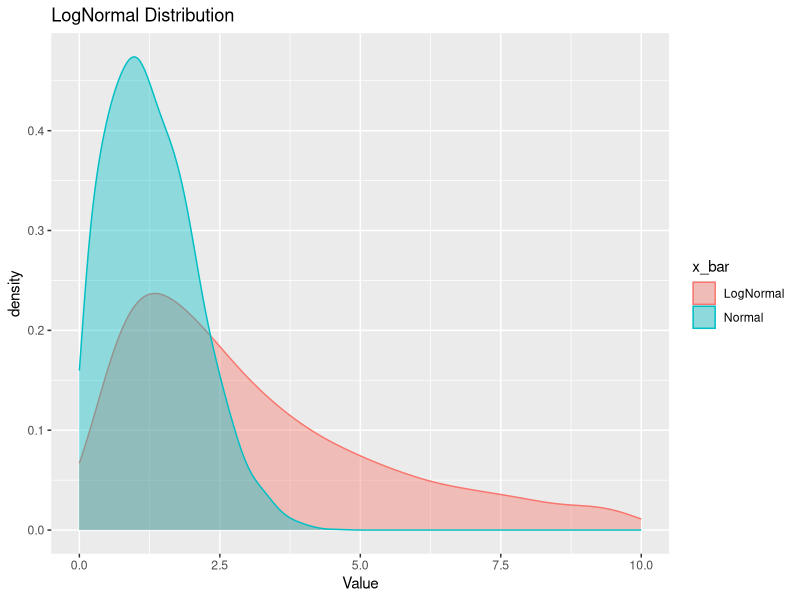
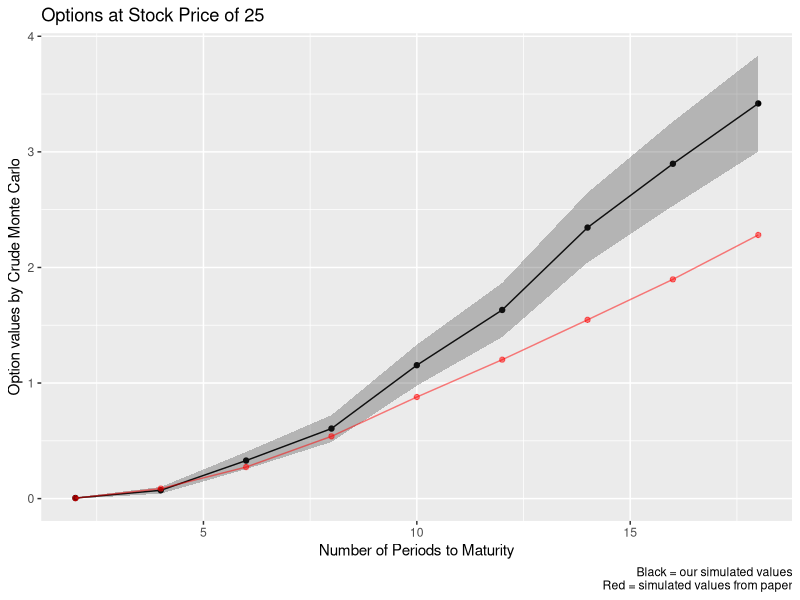
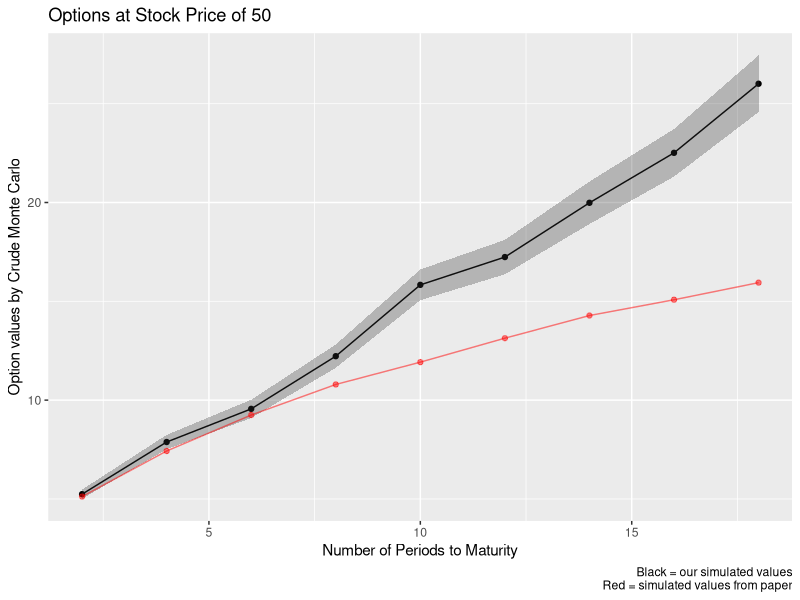
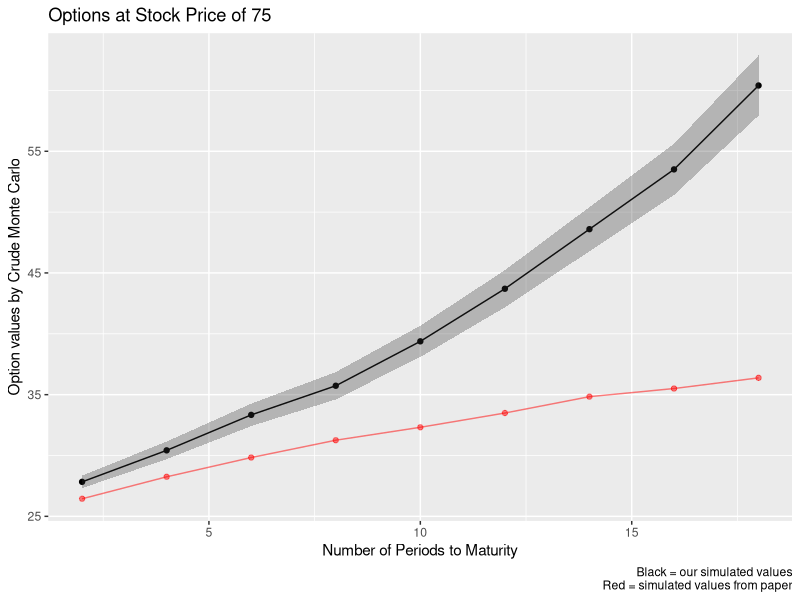

Generate these figures, in order, with R:
## ---- chunk 1
knitr::opts_chunk$set(echo = FALSE)
knitr::opts_chunk$set(fig.width = 5)
knitr::opts_chunk$set(fig.height = 4)
set.seed(400)
library(tidyr)
library(tidyverse)
library(rmarkdown)
library(ggplot2)
library(dbplyr)
library(knitr)
## ---- chunk 2
sample1 <- rnorm(n=1e4, mean=1, sd=1)
sample2 <- rlnorm(n=1e4, mean=1, sd=1)
lognorms <- data.frame(Value = c(sample1, sample2), x_bar = factor(c(rep("Normal", length(sample1)), rep("LogNormal", length(sample2)))))
ggplot(data = lognorms, aes(x = Value, group = x_bar, fill = x_bar, color = x_bar)) +
  geom_density(adjust = 1.5, alpha = .4) + scale_x_continuous(limits =c(0, 10)) + ggtitle("LogNormal Distribution")
## ---- chunk 3
trials = 5000
periods_to_maturity = c(2,4,6,8,10,12,14,16,18,20)
stock_prices = c(25, 50, 75)
stockExerciseRatio = c(0.5, 1, 1.25)
E = 50
r = 0.015
sigma_squared = 0.025 
dividend = 0.25

#chosen from October 2021, but others can be chosen to try to match historical data
yield_points = c(.09,.1,.11,.16,.36)
inflation_rate = 0.062

#rate to be used to evaluate the present day value of an investment
risk_free_rate = function(inflation_rate, period_to_maturity){
  quarters = c(2,4,8,12,20)
  interpolate_yield_curve = approxfun(x = quarters, y = yield_points)
  return(inflation_rate - interpolate_yield_curve(period_to_maturity))
}


# an individual evaluation of a trial for a single option valuation problem
generate_option_val = function(stock_price, r, period_to_maturity, sigma){
  x_tilda = rnorm(periods_to_maturity, mean = 0, sd = 1)
  for (i in 1:period_to_maturity){
    new_q_price = stock_price * exp((r - (sigma^2)/2) + sigma * x_tilda[i])
    #case where trial needs to be restarted from price at quarter t rather than quarter 1(see p. 329 of Boyle(1977))
    if (new_q_price -  dividend <= 0){
      stock_price = generate_option_val(stock_price, r, period_to_maturity - i + 1, sigma)
      break 
    }
    #case where we need to pay out dividends to evaluate new stock price
    else{
      stock_price = new_q_price - dividend
    }
  }
  future_option_value = max(c(stock_price - E, 0))
  return(future_option_value - risk_free_rate(inflation_rate,period_to_maturity)*future_option_value)
}

#simulation looking at the case of 2 quarters to maturity and a stock price of 25 matching
option_vals = rep(NA, trials)
for (i in 1:trials){
  option_vals[i] = generate_option_val(stock_prices[1], r, periods_to_maturity[1],sqrt(sigma_squared))
}
# print(paste("option value: ",mean(option_vals)))
# print(paste("se of estimate: ",sd(option_vals)/(sqrt(trials))))
## ---- chunk 4
set.seed(400)
trials = 5000
periods_to_maturity = c(2,4,6,8,10,12,14,16,18,20)
stock_prices = c(25, 50, 75)
stockExerciseRatio = c(0.5, 1, 1.5)
E = 50
r = 0.015
sigma = 0.025 
dividend = 0.25

#chosen from October 2021, but others can be chosen to try to match historical data
yield_points = c(.09,.1,.11,.16,.36)
#yield_points = c(.04,.06,.9,.10,.14)
#inflation_rate = .1585
inflation_rate = 0.062

#rate to be used to evaluate the present day value of an investment
risk_free_rate = function(inflation_rate, periods_to_maturity){
  quarters = c(2,4,8,12,20)
  interpolate_yield_curve = approxfun(x = quarters, y = yield_points)
  return(inflation_rate - interpolate_yield_curve(periods_to_maturity))
}


# an individual evaluation of a trial for a single option valuation problem
generate_option_val = function(stock_price, r, periods_to_maturity, sigma){
  x_tilda = rnorm(periods_to_maturity, mean = 0, sd = 1)
  for (i in 1:periods_to_maturity){
    new_q_price = stock_price * exp((r - (sigma^2)/2) + sigma * x_tilda[i])
    #case where trial needs to be restarted from price at quarter t rather than quarter 1(see p. 329 of Boyle(1977))
    if (new_q_price -  dividend <= 0){
      stock_price = generate_option_val(stock_price, r, periods_to_maturity - i + 1, sigma)
      break 
    }
    #case where we need to pay out dividends to evaluate new stock price
    else{
      stock_price = new_q_price - dividend
    }
  }
  future_option_value = max(c(stock_price - E, 0))
  return(future_option_value - risk_free_rate(inflation_rate,periods_to_maturity)*future_option_value)
}

#simulation looking at the case of 2 quarters to maturity and a stock price of 25 matching
option_vals = rep(NA, trials)
newmean = c()
newsd = c()
option_mean_25 = c()
option_sd_25 = c()

## need this to make variable option_vals again but empty so numbers dont add to each other
option_vals = rep(NA, trials)

for (l in 1:9){
  for (i in 1:trials){
    option_vals[i] = generate_option_val(stock_prices[1], r, periods_to_maturity[l],sqrt(sigma))
  }
  option_mean_25 = append(option_mean_25,mean(option_vals))
  newsd = sd(option_vals)/(sqrt(trials))
  option_sd_25 = append(option_sd_25,newsd)
}

## now this is for stock prices at 50

option_vals = rep(NA, trials)
newmean = c()
newsd = c()
option_mean_50 = c()
option_sd_50 = c()
for (l in 1:9){
  for (i in 1:trials){
    option_vals[i] = generate_option_val(stock_prices[2], r, periods_to_maturity[l],sqrt(sigma))
  }
  option_mean_50 = append(option_mean_50,mean(option_vals))
  newsd = sd(option_vals)/(sqrt(trials))
  option_sd_50 = append(option_sd_50,newsd)
}


## now this is for stock prices at 75
option_vals = rep(NA, trials)
newmean = c()
newsd = c()
option_mean_75 = c()
option_sd_75 = c()
for (l in 1:9){
  for (i in 1:trials){
    option_vals[i] = generate_option_val(stock_prices[3], r, periods_to_maturity[l], sqrt(sigma))
  }
  option_mean_75 = append(option_mean_75,mean(option_vals))
  newsd = sd(option_vals)/(sqrt(trials))
  option_sd_75 = append(option_sd_75,newsd)
}

periods_to_maturity =c(2,4,6,8,10,12,14,16,18)

df_25 <- data.frame(Periods_til_maturity = periods_to_maturity, Option_values=option_mean_25, Standard_deviation=option_sd_25, lower_95_CI = option_mean_25 - 2*option_sd_25, upper_95_CI = option_mean_25 + 2*option_sd_25)
df_25 = round(df_25, 4)

df_50 <- data.frame(Periods_til_maturity = periods_to_maturity, Option_values=option_mean_50, Standard_deviation=option_sd_50, lower_95_CI = option_mean_50 - 2*option_sd_50, upper_95_CI = option_mean_50 + 2*option_sd_50)
df_50 = round(df_50, 4)

df_75 <- data.frame(Periods_til_maturity = periods_to_maturity, Option_values=option_mean_75,Standard_deviation=option_sd_75, lower_95_CI = option_mean_75 - 2*option_sd_75, upper_95_CI = option_mean_75 + 2*option_sd_75)
df_75 = round(df_75, 4)

## ---- chunk 5
df_25 %>% kable()
## ---- chunk 6
real_values_25 = c(0.004, 0.087, 0.273, 0.539, 0.879, 1.202, 1.547, 1.897, 2.281)
table1_25 = data.frame(x = periods_to_maturity, y = real_values_25)

real_values_50 = c(5.121, 7.427, 9.247, 10.793, 11.923, 13.135, 14.281, 15.079, 15.945)
table1_50 = data.frame(x = periods_to_maturity, y = real_values_50)

real_values_75 = c(26.445, 28.250, 29.832, 31.257, 32.319, 33.491, 34.835, 35.503, 36.382)
table1_75 = data.frame(x = periods_to_maturity, y = real_values_75)

ggplot() + 
  geom_point(aes(x=Periods_til_maturity, y=Option_values), df_25) + 
  geom_line(aes(x=Periods_til_maturity, y=Option_values), df_25) +
  geom_ribbon(aes(x=Periods_til_maturity, ymin = lower_95_CI, ymax = upper_95_CI), df_25, alpha = 0.3) + 
  geom_point(aes(x = x, y = y), data = table1_25, color = "red", alpha = 0.5) +
  geom_line(aes(x = x, y = y), data = table1_25, color = "red", alpha = 0.5) +
  xlab("Number of Periods to Maturity")+ ylab("Option values by Crude Monte Carlo")+
  ggtitle("Options at Stock Price of 25") + 
  labs(caption = "Black = our simulated values
         Red = simulated values from paper")

## ---- chunk 7
df_50 %>% kable()
## ---- chunk 8
ggplot(df_50, aes(x=Periods_til_maturity, y=Option_values)) + 
  geom_point() + geom_line()+
  geom_ribbon(aes(ymin = lower_95_CI, ymax = upper_95_CI), alpha = 0.3) + 
  geom_point(aes(x = x, y = y), data = table1_50, color = "red", alpha = 0.5) +
  geom_line(aes(x = x, y = y), data = table1_50, color = "red", alpha = 0.5) +
  xlab("Number of Periods to Maturity")+
  ylab("Option values by Crude Monte Carlo")+
  ggtitle("Options at Stock Price of 50") +
  labs(caption = "Black = our simulated values
         Red = simulated values from paper")
## ---- chunk 9
df_75 %>% kable()
## ---- chunk 10
ggplot(df_75, aes(x=Periods_til_maturity, y=Option_values)) + 
  geom_point() + geom_line() +
  geom_ribbon(aes(ymin = lower_95_CI, ymax = upper_95_CI), alpha = 0.3) + 
  geom_point(aes(x = x, y = y), data = table1_75, color = "red", alpha = 0.5) +
  geom_line(aes(x = x, y = y), data = table1_75, color = "red", alpha = 0.5) +
  xlab("Number of Periods to Maturity")+ ylab("Option values by Crude Monte Carlo") +
  ggtitle("Options at Stock Price of 75") + 
  labs(caption = "Black = our simulated values
         Red = simulated values from paper")
